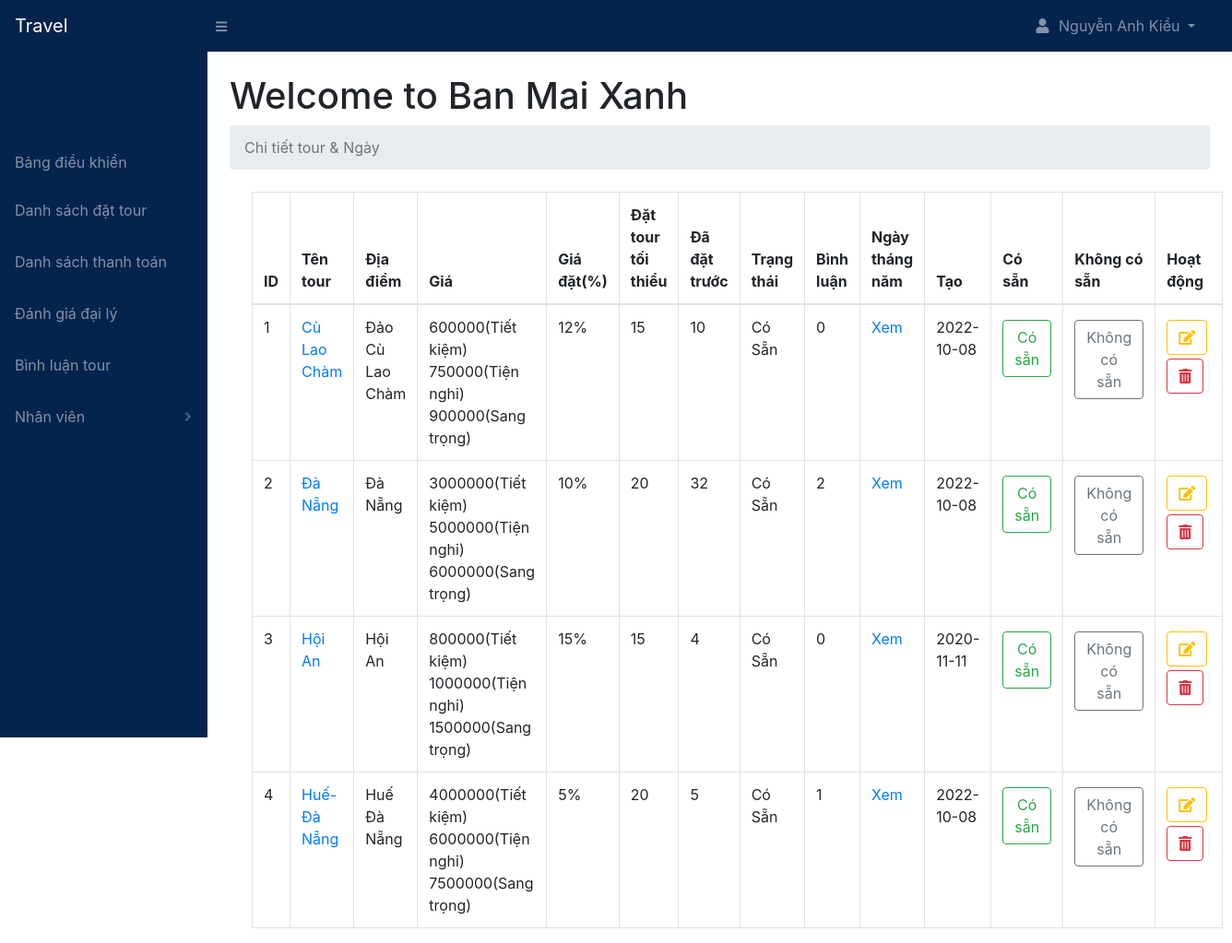
The app's page /agency/packages.php (signed in) with its own data.
### tables this page shows
CREATE TABLE `packages` (
  `package_id` int(11) NOT NULL,
  `agency_id` int(11) NOT NULL,
  `package_name` varchar(255) NOT NULL,
  `location` varchar(255) NOT NULL,
  `place_details` text NOT NULL,
  `place_images` text NOT NULL,
  `num_days` int(11) NOT NULL,
  `num_nights` int(11) NOT NULL,
  `budget_price` int(20) NOT NULL,
  `comfort_price` int(20) NOT NULL,
  `lux_price` int(20) NOT NULL,
  `budget_details` varchar(255) NOT NULL,
  `comfort_details` varchar(255) NOT NULL,
  `lux_details` varchar(255) NOT NULL,
  `booking_percentage` int(11) NOT NULL,
  `min_people` int(11) NOT NULL,
  `includes` text NOT NULL,
  `excludes` text NOT NULL,
  `counsel` text NOT NULL,
  `itinerary` text NOT NULL,
  `package_status` varchar(255) NOT NULL,
  `package_date` date NOT NULL
);

### agency/includes/view_all_packages.php (the view, shortened to what this page needs)
<?php
    if($_SESSION['agency_id']){
        $agency_id = $_SESSION['agency_id'];
        $stmt = $pdo->prepare('SELECT * FROM packages WHERE agency_id = :agency_id ORDER BY package_name');
        $stmt->execute([':agency_id' => $agency_id]);
        $packages = [];
        while($row = $stmt->fetch(PDO::FETCH_ASSOC)){
            $packages[] = $row;
        }
    }
?>
<div class="container-fluid">
<?php
    if(empty($packages)){
        echo '<h1 class="text-center pt-4"> Không tìm thấy tour nào</h1>';
    }else{
?>
    <div class="col-xs-12">
        <table class="table table-hover table-bordered">
            <thead>
                <tr>
                <th>ID</th>
                <th>Tên tour</th>
                <th>Địa điểm</th>
                <th>Giá</th>
                <th>Giá đặt(%)</th>
                <th>Đặt tour tối thiểu</th>
                <th>Đã đặt trước</th>
                <th>Trạng thái</th>
                <th>Bình luận</th>
                <th>Ngày tháng năm</th>
                <th>Tạo </th>
                <th>Có sẵn</th>
                <th>Không có sẵn</th>
                <th>Hoạt động</th>
            </tr>
            </thead>
            <tbody>
            <?php
                foreach($packages as $key => $package){
                    if($package['package_status'] == 'Không có sẵn'){
                        echo '<tr class="table-warning">';
                    }else{
                        echo '<tr>';
                    }
                            echo '<td>'. ++$key .'</td>';
                            echo '<td><a href="../package.php?package_id='. $package['package_id'] .'">'. $package['package_name'] .'</a></td>';
                            echo '<td>'. $package['location'] .'</td>';
                            echo '<td>'. $package['budget_price'] .'(Tiết kiệm)<br>
                                    '. $package['comfort_price'] .'(Tiện nghi)<br>
                                    '. $package['lux_price'] .'(Sang trọng)</td>';
                            echo '<td>'. $package['booking_percentage'] .'%</td>';
                            echo '<td>'. $package['min_people'] .'</td>';
                            $stmt = $pdo->prepare('SELECT * FROM bookings WHERE package_id = :package_id AND booking_status = :booking_status');
                            $stmt->execute([':package_id'       => $package['package_id'],
                                            ':booking_status'   => 'Xác nhận']);
                            $books = [];
                            while($row = $stmt->fetch(PDO::FETCH_ASSOC)){
                                $books[] = $row['persons'];
                            }
                            $size = sizeof($books);
                            $book_person = 0;
                            for($i=0; $i<$size; $i++){
                                $book_person += $books[$i];
                            }
                            echo '<td>'. $book_person .'</td>';
                            echo '<td>'. ucwords($package['package_status']) .'</td>';
                            $stmt = $pdo->prepare('SELECT count(*) FROM comments WHERE package_id = :package_id AND comment_status = :comment_status');
                            $stmt->execute([':package_id'       => $package['package_id'],
                                            ':comment_status'   => 'Đã phê duyệt']);
                            $comment_count = $stmt->fetchColumn();
                            echo '<td>'. $comment_count .'</td>';
                            $stmt = $pdo->prepare('SELECT count(*) FROM package_dates WHERE package_id = :package_id');
                            $stmt->execute([':package_id'   => $package['package_id']]);
                            $found = $stmt->fetchColumn();
                            if(empty($found)){
                                echo '<td><a href="packages.php?page=add_date&package='. $package['package_id'] .'" class="btn btn-primary mt-1" style="background-color: #62A6F9;border: none;">Set</a></td>';
                            }else{
                                echo '<td><a href="packages.php?page=package_date">Xem</a></td>';
                            }
                            echo '<td>'. $package['package_date'] .'</td>';
                        if($package['package_status'] == 'Không có sẵn'){
                            echo '<td><a  href="packages.php?available='. $package['package_id'] .'" class="btn btn-success mt-1">Có sẵn</a></td>';
                            echo '<td><a  href="packages.php?unavailable='. $package['package_id'] .'" class="btn btn-secondary mt-1">Không có sẵn</a></td>';
                        }else {
                            echo '<td><a  href="packages.php?available='. $package['package_id'] .'" class="btn btn-outline-success mt-1">Có sẵn</a></td>';
                            echo '<td><a  href="packages.php?unavailable='. $package['package_id'] .'" class="btn btn-outline-secondary mt-1">Không có sẵn</a></td>';
                        }
                        if( $_SESSION['agency_login'] ='unavailable'){
                            if($package['package_status'] == 'unavailable'){
                                echo '<td><a  href="packages.php?page=edit_package&edit='. $package['package_id'] .'" class="btn btn-warning mt-1 mr-1"><i class="fas fa-edit"></i></a>';
                                echo '<a href="packages.php?delete='. $package['package_id'] .'" class="btn btn-danger mt-1"><i class="fas fa-trash-alt"></i></a></td>';
                            }else{
                                echo '<td><a  href="packages.php?page=edit_package&edit='. $package['package_id'] .'" class="btn btn-outline-warning mt-1 mr-1"><i class="fas fa-edit"></i></a>';
                                echo '<a href="packages.php?delete='. $package['package_id'] .'" class="btn btn-outline-danger mt-1"><i class="fas fa-trash-alt"></i></a></td>';
                            }
                        }
                        echo '</tr>';
                }
            ?>
            </tbody>
        </table>
    </div>
    <?php
        }
    ?>
</div>

### records on screen
packages: package_name "Cù Lao Chàm", location "Đảo Cù Lao Chàm", budget_price "600000", comfort_price "750000", lux_price "900000", booking_percentage "12", min_people "15", book_person "10", package_status "Có Sẵn", comment_count "0", package_date "2022-10-08"
packages: package_name "Đà Nẵng", location "Đà Nẵng", budget_price "3000000", comfort_price "5000000", lux_price "6000000", booking_percentage "10", min_people "20", book_person "32", package_status "Có Sẵn", comment_count "2", package_date "2022-10-08"
packages: package_name "Hội An", location "Hội An", budget_price "800000", comfort_price "1000000", lux_price "1500000", booking_percentage "15", min_people "15", book_person "4", package_status "Có Sẵn", comment_count "0", package_date "2020-11-11"
packages: package_name "Huế-Đà Nẵng", location "Huế Đà Nẵng", budget_price "4000000", comfort_price "6000000", lux_price "7500000", booking_percentage "5", min_people "20", book_person "5", package_status "Có Sẵn", comment_count "1", package_date "2022-10-08"

### other values on screen
$_SESSION['owner_name'] "Nguyễn Anh Kiều"
$_SESSION['agency_name'] "Ban Mai Xanh"
